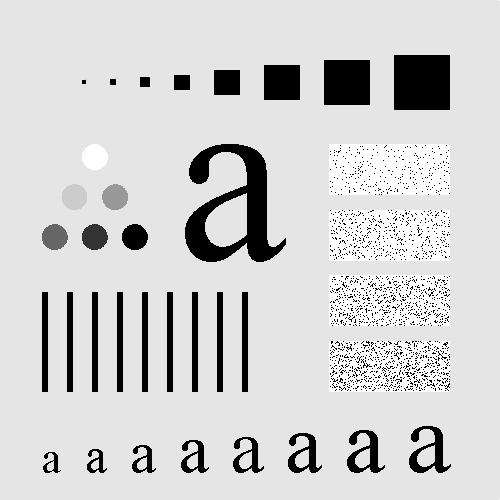
#> input picture 2/Pic1.jpg, 500 x 500 px
$ python my_main.py
#> lines starting #> are read from the running program, lines starting #| are printed output that depends on the picture; after the words box and inside, x2 and y2 are one past the last pixel; in counts of white or black regions, pixels touching at a corner belong together
### 2/my_filter_function.py
import sys
import dftfilter
import cv2
import numpy as np


def get_originals_param(image_path):
    origin_image = cv2.cvtColor(cv2.imread(image_path), cv2.COLOR_RGB2GRAY)
    origin_PQ = dftfilter.paddedsize(origin_image)
    origin_FFT2 = np.fft.fft2(origin_image, origin_PQ)
    return origin_image, origin_PQ, origin_FFT2


def arg_check(filter_type, pass_type, filter_radius):
    possible_filter_type = ["ideal", "gaussian", "btw", "laplacian"]
    possible_pass_type = ["hp", "lp"]
    if filter_type not in possible_filter_type:
        print(f'Error in arg_check(). The "filter_type" not can be {filter_type}')
        sys.exit()
    if pass_type not in possible_pass_type:
        print(f'Error in arg_check(). The "pass_type" not can be {pass_type}')
        sys.exit()
    if pass_type == 'lp' and filter_type == 'laplacian':
        print(f'Error in arg_check(). The "filter_type" not can be {filter_type} when pass_type = {pass_type}')
        sys.exit()
    if filter_radius <= 0:
        print(f'Error in arg_check(). filter_radius mast be > 0')
        sys.exit()


def get_filter_function(origin_PQ, filter_type, pass_type, filter_radius = 2, but_filt_ord = 2):
    arg_check(filter_type, pass_type, filter_radius)
    if pass_type == "hp":
        filter_function = dftfilter.hp_filter(filter_type, origin_PQ, filter_radius, but_filt_ord)
    else:
        filter_function = dftfilter.lp_filter(filter_type, origin_PQ, filter_radius, but_filt_ord)
    return filter_function


def get_filter_image(origin_PQ, origin_FFT2, filter_function):
    new_image = np.real(np.fft.ifft2(filter_function * origin_FFT2))
    return new_image[0 : (origin_PQ[0] // 2), 0 : (origin_PQ[1] // 2)]


def get_filter_mask(filter_function):
    return np.fft.fftshift(filter_function)


def get_equalized_image(path_image):
    gray_image = cv2.cvtColor(cv2.imread(path_image), cv2.COLOR_RGB2GRAY)
    hist, bins = np.histogram(gray_image.flatten(), 256, [0, 256])
    cdf = hist.cumsum()
    cdf_normalized = cdf * 255 / cdf[-1]
    equalized_image = np.interp(gray_image.flatten(), bins[:-1], cdf_normalized)
    return equalized_image.reshape(gray_image.shape).astype(np.uint8)

def get_histograme(gray_image):
    hist, _ = np.histogram(gray_image.flatten(), 256, [0, 256])
    return hist

### 2/dftfilter.py
import numpy as np

# Size padding
def paddedsize(array):
	"""Perform estimation of array size for zero-padding
	required to avoid circular effects during filtering
	in frequency domain.
	   array - input 2d signal
	   returns new size
	"""
	m, n = np.shape(array)

	return (2 * m, 2 * n)

def dftuv(size):
	"""Generates meshgrid for filter in frequency domain
	   size - requred size
	   returns U, V - meshgrid for filter calculation
	"""
	M, N = size
	u = np.arange(0, M, 1)
	v = np.arange(0, N, 1)
	u[(M // 2):] = u[(M // 2):] - M
	v[(N // 2):] = v[(N // 2):] - N
	U, V = np.meshgrid(u, v)

	return U, V

# Created Low-pass filter
def lp_filter(type, size, D0, *args):
	""" Creates low pass filter.
	    type - `ideal', `gaussian', `btw' (Batterwoth)
		size - filter size (M, N)
		D0 - filter radius
		n - Butterworth filter order (optional, n = 2 by default)
	"""
	U, V = dftuv(size)
	D = np.sqrt(U * U + V * V)
	#D = np.fft.fftshift(D)

	if ('ideal' == type):
		H = (D <= D0)

	elif ('gaussian' == type):
		H = np.exp(-(D * D) / (2 * (D0 * D0)))

	elif ('btw' == type):
		if (len(args) == 0):
			n = 2	# default order
		else:
			n = args[0]
		H = 1 / (1 + (D / D0) ** (2 * n))
	else:
		print('Unsupported filter type: {}, '
		      'creating ideal filter'.format(type))
		H = (D <= D0)

	return H

# Creates High-pass filter
def hp_filter(type, size, *args):
	""" Creates high pass filter.
	    type - `ideal', `gaussian', `btw' (Batterwoth), `laplacian'
		size - filter size (M, N)
		D0 - filter radius
		n - Butterworth filter order (optional, n = 2 by default)
	"""
	if ('laplacian' == type):
		U, V = dftuv(size)
		H = -(U * U + V * V)
		return H

	if (len(args) == 1):
		return (1 - lp_filter(type, size, args[0]))

	if (len(args) == 2):
		return (1 - lp_filter(type, size, args[0], args[1]))

# Filtering
# [38 lines left out: functions filter, freqz2, not called in this run]

### 2/my_lab_functions.py
import my_filter_function as mff
import my_plot_functions as mpf

# [12 lines left out: function experimant_image_mask_x5, not called in this run]


def experimant_image_x10(windows_name, origin_PQ, origin_FFT2, filter_type, pass_type, arr_filter_radius, arr_filt_ord=[2]*10):
    x = 10
    filter_function = [None] * x
    images = [None] * x
    titles = [None] * x
    for cnt in range(x):
        filter_function[cnt] = mff.get_filter_function(origin_PQ, filter_type, pass_type, arr_filter_radius[cnt], arr_filt_ord[cnt])
        images[cnt] = mff.get_filter_image(origin_PQ, origin_FFT2, filter_function[cnt])
        if filter_type == 'btw':
            titles[cnt] = f'D0 = {arr_filter_radius[cnt]}, n = {arr_filt_ord[cnt]}'
        else:
            titles[cnt] = f'D0 = {arr_filter_radius[cnt]}'
    mpf.show_images_group(2, x // 2, images, titles, windows_name)


### 2/my_plot_functions.py
import matplotlib.pyplot as plt

def show_images_group(rows, cols, images, titles, windows_name):
    fig, axes = plt.subplots(rows, cols)
    fig.canvas.manager.set_window_title(windows_name)
    for rows_cnt in range(rows):
        for cols_cnt in range(cols):
            axes[rows_cnt, cols_cnt].imshow(images[cols_cnt + rows_cnt * cols], cmap='gray')
            axes[rows_cnt, cols_cnt].set_title(titles[cols_cnt + rows_cnt * cols])
            axes[rows_cnt, cols_cnt].axis('on')
    plt.tight_layout()
    plt.show()


def show_images_x3_and_plot_x3(images, plots, titles, windows_name):
    fig, axes = plt.subplots(2, 3)
    fig.canvas.manager.set_window_title(windows_name)
    for cnt in range(3):
        axes[0, cnt].imshow(images[cnt], cmap='gray')
        axes[0, cnt].set_title(titles[cnt])
        axes[0, cnt].axis('on')
        axes[1, cnt].plot(plots[cnt], color='black')
        axes[1, cnt].set_title(titles[cnt + 3])
        axes[1, cnt].axis('on')
    plt.tight_layout()
    plt.show()

def show_images_x2_and_plot_x2(images, plots, titles, windows_name):
    fig, axes = plt.subplots(2, 2)
    fig.canvas.manager.set_window_title(windows_name)
    for cnt in range(2):
        axes[0, cnt].imshow(images[cnt], cmap='gray')
        axes[0, cnt].set_title(titles[cnt])
        axes[0, cnt].axis('on')
        axes[1, cnt].plot(plots[cnt], color='black')
        axes[1, cnt].set_title(titles[cnt + 2])
        axes[1, cnt].axis('on')
    plt.tight_layout()
    plt.show()

# [6 lines left out: function show_image, not called in this run]


### 2/my_main.py
import os
import cv2
import my_filter_function as mff
import my_plot_functions as mpf
import my_lab_functions as mlf

os.system("cls")

path_image_1 = 'Pic1.jpg'
path_image_2 = 'Pic2.jpg'

origin_image, origin_PQ, origin_FFT2 = mff.get_originals_param(path_image_1)
#> in get_originals_param, `origin_PQ = dftfilter.paddedsize(origin_image)`: origin_PQ = (1000, 1000)
#> origin_PQ = (1000, 1000)

mlf.experimant_image_x10('1. Низькочастотна фільтрація ідеальним фільтром.', origin_PQ, origin_FFT2, 'ideal', 'lp', range(10, 201, 10))
#> the loop in experimant_image_x10, `for cnt in range(x):` made 10 passes
#> pass 1, in lp_filter, `H = (D <= D0)`:
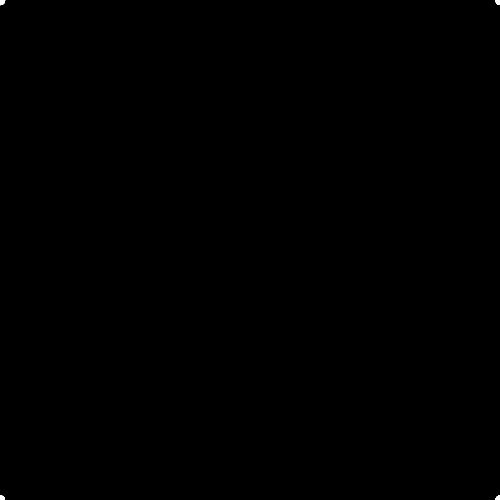
#> H: shape (1000, 1000) bool (shown at 1/2 size); 0.03% white; 4 white regions, box (x1, y1, x2, y2) and area: (0, 0, 11, 11) 90, (990, 0, 1000, 10) 79, (0, 990, 10, 1000) 79, (991, 991, 1000, 1000) 69
#> after the loop in experimant_image_x10, `for cnt in range(x):`: filter_function = 10 items; titles = ['D0 = 10', 'D0 = 20', 'D0 = 30', 'D0 = 40', 'D0 = 50', 'D0 = 60', 'D0 = 70', 'D0 = 80', 'D0 = 90', 'D0 = 100']
mlf.experimant_image_x10('2.1 Низькочастотна фільтрація фільтром Баттерворта.', origin_PQ, origin_FFT2, 'btw', 'lp', range(10, 201, 10))
mlf.experimant_image_x10('2.2 Низькочастотна фільтрація фільтром Баттерворта.', origin_PQ, origin_FFT2, 'btw', 'lp', [10]*10, range(1,11))
mlf.experimant_image_x10('3. Низькочастотна фільтрація фільтром Гауса.', origin_PQ, origin_FFT2, 'gaussian', 'lp', range(10, 201, 10))
mlf.experimant_image_x10('4. Високочастотна фільтрація ідеальним фільтром.', origin_PQ, origin_FFT2, 'ideal', 'hp', range(11, 1, -1))
mlf.experimant_image_x10('5.1 Високочастотна фільтрація фільтром Баттерворта.', origin_PQ, origin_FFT2, 'btw', 'hp', range(1, 110, 10))
mlf.experimant_image_x10('5.2 Високочастотна фільтрація фільтром Баттерворта.', origin_PQ, origin_FFT2, 'btw', 'hp', [10]*10, range(1, 110, 10))
#> the loop in experimant_image_x10 (call 7), `for cnt in range(x):` made 10 passes
#> pass 1, in get_filter_image (call 61), `new_image = np.real(np.fft.ifft2(filter_function * origin_FFT2))`:
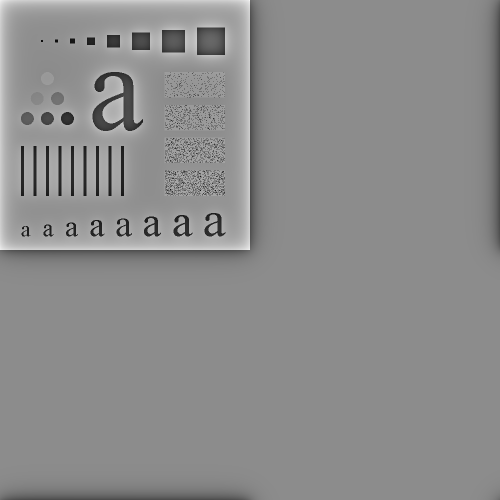
#> new_image: shape (1000, 1000) float64 (shown at 1/2 size); min -239.1, max 194.2, mean 0; drawn with min black and max white
mlf.experimant_image_x10('6. Високочастотна фільтрація фільтром Гауса.', origin_PQ, origin_FFT2, 'gaussian', 'hp', range(1, 110, 10))
#> the loop in experimant_image_x10 (call 8), `for cnt in range(x):` made 10 passes
#> pass 1, in get_filter_image (call 71), `new_image = np.real(np.fft.ifft2(filter_function * origin_FFT2))`:
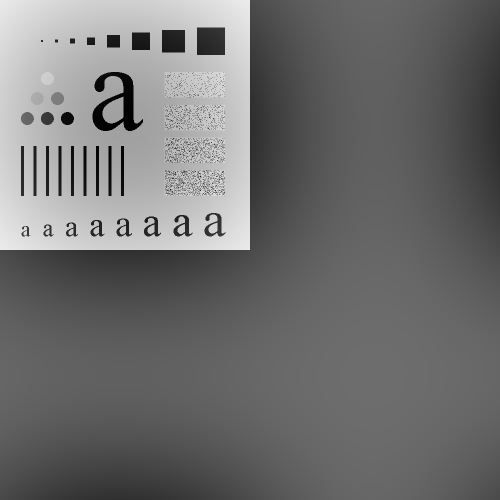
#> new_image: shape (1000, 1000) float64 (shown at 1/2 size); min -158.9, max 204.2, mean 0; drawn with min black and max white
#> in show_images_group (call 8), `plt.show()`:
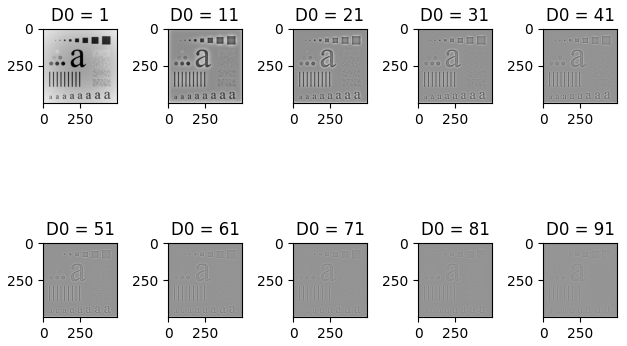
#> figure drawn by matplotlib, 10 panels


images = [None] * 2
images[0] = origin_image
images[1] = mff.get_filter_image(origin_PQ, origin_FFT2, mff.get_filter_function(origin_PQ, 'laplacian', 'hp'))

plots = [None] * 2
plots[0] = mff.get_histograme(images[0])
#> in get_histograme, `hist, _ = np.histogram(gray_image.flatten(), 256, [0, 256])`: hist = 256 values, max 199076 at index 229, min 0 at index 2, mean 976.6
plots[1] = mff.get_histograme(images[1])

titles = [None] * 4
titles[0] = 'Оригінал'
titles[1] = 'Відфільтроване зображення'
titles[2] = 'Гістограма оригіналу'
titles[3] = 'Гістограма відфільтрованого зображення'

mpf.show_images_x2_and_plot_x2(images, plots, titles, '7. Високочастотна фільтрація лапласіаном.')


origin_image, origin_PQ, origin_FFT2 = mff.get_originals_param(path_image_2)
#> call 2 of get_originals_param, with image_path = 'Pic2.jpg'
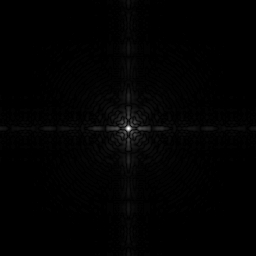
#> input picture 1/pic2.jpg, 256 x 256 px, found by its file name
#> in get_originals_param (call 2), `origin_PQ = dftfilter.paddedsize(origin_image)`: origin_PQ = (512, 512)
#> origin_PQ = (512, 512)

images = [None] * 3
images[0] = cv2.cvtColor(cv2.imread(path_image_2), cv2.COLOR_RGB2GRAY)
images[1] = mff.get_equalized_image(path_image_2)
#> in get_equalized_image, `hist, bins = np.histogram(gray_image.flatten(), 256, [0, 256])`: hist = 256 values, max 43948 at index 0, min 0 at index 60, mean 256; bins = 257 values from 0 to 256
#> in get_equalized_image, `cdf = hist.cumsum()`: cdf = 256 values from 43948 to 65536
#> in get_equalized_image, `cdf_normalized = cdf * 255 / cdf[-1]`: cdf_normalized = 256 values from 171 to 255
#> in get_equalized_image, `return equalized_image.reshape(gray_image.shape).astype(np.uint8)`:
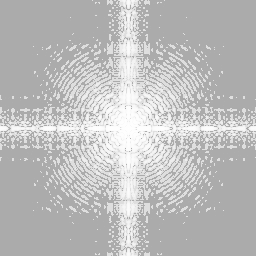
#> returned value: shape (256, 256); min 171, max 255, mean 189.3
images[2] = mff.get_filter_image(origin_PQ, origin_FFT2, mff.get_filter_function(origin_PQ, 'btw', 'hp', 2, 1))

plots = [None] * 3
plots[0] = mff.get_histograme(images[0])
plots[1] = mff.get_histograme(images[1])
plots[2] = mff.get_histograme(images[2])

titles = [None] * 6
titles[0] = 'Оригінал'
titles[1] = 'Еквалізація'
titles[2] = 'hp btw D0 = 2 n = 1'
titles[3] = 'Гістограма оригіналу'
titles[4] = 'Гістограма еквалізації'
titles[5] = 'Гістограма частотного методу'

mpf.show_images_x3_and_plot_x3(images, plots, titles, '8. Порівняння фільтрації в просторовій та частотній областях.')
#> in show_images_x3_and_plot_x3, `plt.show()`:
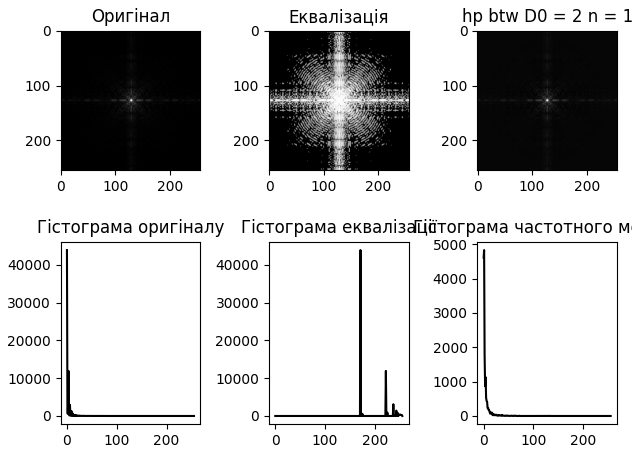
#> figure drawn by matplotlib, 6 panels; panel 4: curve peaks at x = 0, y = 43948; panel 5: curve peaks at x = 171, y = 43948; panel 6: curve peaks at x = 1, y = 4828
